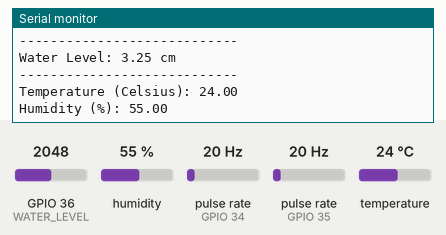
This sketch was run on a simulated ESP32. Shown: the last lines printed to the serial monitor. Wiring (inferred from the names in the program): 2 × pulse sensor: data GPIO 34 / data GPIO 35. The test bench sets the inputs (shaded band); at power-on: humidity 55 %, pulse rate (sensors on GPIO 34, GPIO 35) 20 Hz, GPIO 36 (WATER_LEVEL) = 2048, temperature 24 °C.

Above: at 1.2 s.
1.3 s: humidity set to 22 %
At 2.5 s:
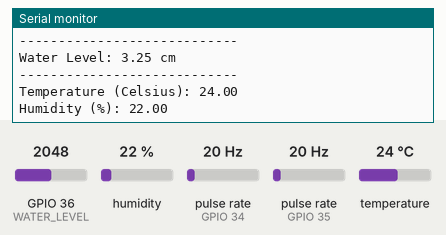
2.8 s: pulse rate (sensor on GPIO 34) set to 4 Hz
4.3 s: pulse rate (sensor on GPIO 35) set to 4 Hz
5.8 s: GPIO 36 (WATER_LEVEL) set to 2866
7.3 s: temperature set to 12 °C
At 8.6 s:
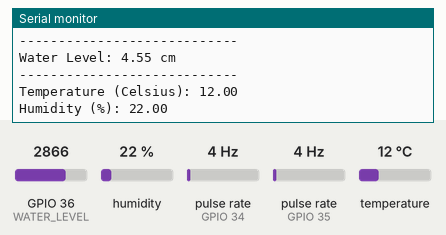
8.8 s: pulse rate (sensor on GPIO 34) set to 50 Hz
Timing chart, 0 to 11.3 s (numbered marks = the images above; inputs shaded):
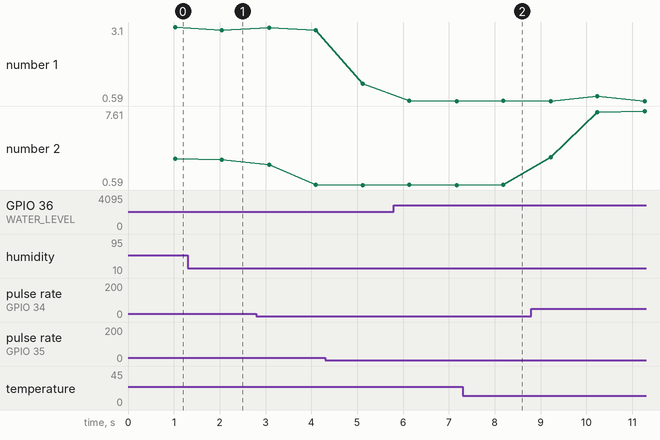

The sketch:

smart_drainage_monitoring.ino
```cpp
#include "FlowSensor.h"
#include "WaterLevel.h"
#include "Weather.h"

#define WATER_FLOW_SENSOR_1 35
#define WATER_FLOW_SENSOR_2 34
#define WATER_LEVEL 36
#define WEATHER_SENSOR_PIN 13
#define WEATHER_SENSOR_TYPE DHT11

volatile int pulseCount1 = 0;
volatile int pulseCount2 = 0;
float flowrate1 = 0.0;
float flowrate2 = 0.0;
unsigned long oldTime = 0;

FlowSensor waterflow1(WATER_FLOW_SENSOR_1);
FlowSensor waterflow2(WATER_FLOW_SENSOR_2);
WaterLevel level(WATER_LEVEL);
WeatherSensor weather(WEATHER_SENSOR_PIN, WEATHER_SENSOR_TYPE);

void setup() {
  // put your setup code here, to run once:
  Serial.begin(115200);
  pinMode(WATER_FLOW_SENSOR_1, INPUT_PULLUP);
  pinMode(WATER_FLOW_SENSOR_2, INPUT_PULLUP);
  attachInterrupt(waterflow1.getInterruptPin(), ISR1, FALLING);
  attachInterrupt(waterflow2.getInterruptPin(), ISR2, FALLING);
  weather.begin();
}

void loop() {
  // put your main code here, to run repeatedly:
  unsigned long currentTime = millis(); // Get current time
  // Calculate time elapsed since last calculation
  unsigned long elapsedTime = currentTime - oldTime;

  if (elapsedTime >= 1000) {
    detachInterrupt(waterflow1.getInterruptPin());
    detachInterrupt(waterflow1.getInterruptPin());
    flowrate1 = waterflow1.getFlowrate(pulseCount1, elapsedTime);
    pulseCount1 = 0;
    flowrate2 = waterflow2.getFlowrate(pulseCount2, elapsedTime);
    pulseCount2 = 0;
    oldTime = currentTime;
    attachInterrupt(waterflow1.getInterruptPin(), ISR1, FALLING);
    attachInterrupt(waterflow2.getInterruptPin(), ISR2, FALLING);
  }

  if (flowrate1 > 0.0 || flowrate2 > 0.0) {
    Serial.println("----------------------------");
    Serial.print("Waterflow Sensor 1: ");
    Serial.print(flowrate1);
    Serial.println(" L/min");
    Serial.print("Waterflow sensor 2: ");
    Serial.print(flowrate2);
    Serial.println(" L/min");
  }
  Serial.println("----------------------------");
  Serial.print("Water Level: ");
  Serial.print(level.getWaterLevel(analogRead(WATER_LEVEL)));
  Serial.println(" cm");

  Serial.println("----------------------------");
  Serial.print("Temperature (Celsius): ");
  Serial.println(weather.getTemperature());
  Serial.print("Humidity (%): ");
  Serial.println(weather.getHumidity());

  delay(1000);
}

void ISR1() {
  pulseCount1++;
}

void ISR2() {
  pulseCount2++;
}
```

FlowSensor.cpp
```cpp
#include "FlowSensor.h"

FlowSensor::FlowSensor(uint8_t pin) {
  this->pin = pin;
  this->interruptPin = pin;
  init();
}

void FlowSensor::init() {
  this->k_factor = 6.6;
}

float FlowSensor::getFlowrate(int pulseCount, unsigned long elapsedTime) {
  float flowrate = ((1000.0/elapsedTime) * pulseCount)/this->k_factor;
  return flowrate;
}

uint8_t FlowSensor::getInterruptPin() {
  return this->interruptPin;
}
```

FlowSensor.h
```cpp
#ifndef FLOWSENSOR_H
#define FLOWSENSOR_H

#include <Arduino.h>

class FlowSensor {
  private:
    uint8_t pin;
    uint8_t interruptPin;
    float k_factor;

  public:
    FlowSensor(uint8_t pin);
    void init();
    float getFlowrate(int pulseCount, unsigned long elapsedTime);
    uint8_t getInterruptPin();
};

#endif
```

WaterLevel.cpp
```cpp
#include "WaterLevel.h"

WaterLevel::WaterLevel(uint8_t analogPin) {
  this->analogPin = analogPin;
  init();
}

void WaterLevel::init() {
  //do nothing just yet
}

float WaterLevel::getWaterLevel(float analogValue) {
  return (analogValue * (6.5 / 4095));
}
```

WaterLevel.h
```cpp
#ifndef WATER_LEVEL_H
#define WATER_LEVEL_H

#include <Arduino.h>

class WaterLevel {
  private:
    uint8_t analogPin;

  public:
    WaterLevel(uint8_t analogPin);
    void init();
    float getWaterLevel(float analogValue);
};

#endif
```

Weather.cpp
```cpp
#include "Weather.h"

WeatherSensor::WeatherSensor(uint8_t pin, uint8_t type) : internal(pin, type) {
  this->pin = pin;
  this->type = type;
  init();
}

void WeatherSensor::init() {
  //do nothing just yet
}

void WeatherSensor::begin() {
  this->internal.begin();
}

float WeatherSensor::getTemperature(bool fahrenheit) {
  if (fahrenheit) {
    return this->internal.readTemperature(true);
  }
  return this->internal.readTemperature();
}

float WeatherSensor::getHumidity() {
  return this->internal.readHumidity();
}
```

Weather.h
```cpp
#ifndef WEATHER_H
#define WEATHER_H

#include <Arduino.h>
#include <DHT.h>

class WeatherSensor {
  private:
    uint8_t pin;
    uint8_t type;
    DHT internal;

  public:
    WeatherSensor(uint8_t pin, uint8_t type);
    void init();
    void begin();
    float getTemperature(bool fahrenheit = false);
    float getHumidity();
};

#endif
```

Measured:
- after the input at 1.3 s, the serial monitor: prints a new line after 0.78 s (image 1)
- after the input at 7.3 s, the serial monitor: prints a new line after 0.90 s (image 2)
- plotted number 1: 2.99 → 1.17 after the input at 4.3 s
- plotted number 2: 2.99 → 0.6 after the input at 2.8 s, 0.6 → 7.61 after the input at 8.8 s
